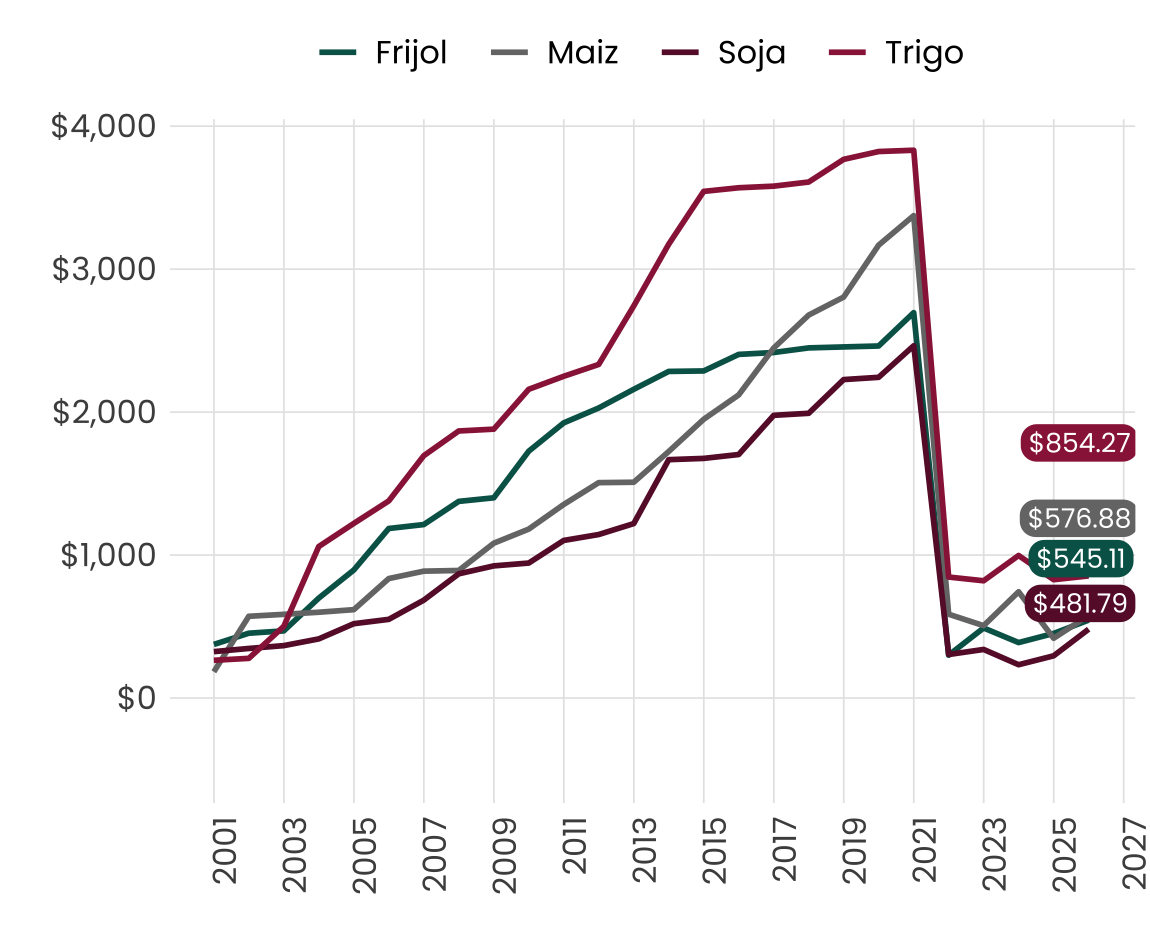

This figure's R source:
#------------------------------------------------------------------------------#
# Proyecto:                       Líneas
#
# Responble: Tabata
# Fecha de creación: 3 de abril de 2025 
# Última actualización: 30 de abril de 2025
#------------------------------------------------------------------------------#
#-------------------------------------------------------------------------------


#------------------------------------------------------------------------------#
# 00. Configuración inicial ---------------------------------------------------#
#------------------------------------------------------------------------------#

# Librerías 
require(pacman)
pacman::p_load(tidyverse, sf, scales, biscale, cowplot, RColorBrewer, 
               viridis, lubridate, showtext)

### Paleta de color
# Colores estilo limpio
verde_base <- "#10302C"
rojo_maximo <- "#8B0000"
blanco <- "white"
azul_linea <- "#2F5597"
naranja_linea <- "#D55E00"

# - > Colores categóricos
# Al gráficar datos que comparen países u otros sectores se utilizarán estos 
# degradados. (En caso de requerir colores adiciones, se solicitan a diseño)

categoricos <- c("#018477","#00AF9D","#5E000E","#830B1A","#59c959","#ACE5AC",
                 "#BD0000","#C51228","#FFC0CC","#FF6666","#00008B","#3939C4",
                 "#65087C", "#854991")

#------------------------------------------------------------------------------#
# 01. Lineal ------------------------------------------------------------------#
#------------------------------------------------------------------------------#

library(legendry)
library(ggh4x) # para poner doble línea en el eje x

set.seed(001)  # seed

# Generamos observaciones con exactamente 12 meses por año
df5 <- data.frame(
  Fecha = seq(as.Date("2018-01-01"), as.Date("2025-03-01"), by = "1 month"),
  y = round(runif(87, min = 10000, max = 20000), 2)  # Valores aleatorios entre 10,000 y 20,000
)

ultimo_punto5 <- df5 %>% slice_tail(n = 1)

# Fuente local
font_add("Poppins", "~/Desktop/plantillas/python/agrupadasyapiladas/fonts/poppins/Poppins-Regular.ttf")
showtext_auto()

# Tema visual tipo matplotlib limpio
tema_estilo_multilinea <- function() {
  theme_minimal(base_family = "Poppins") +
    theme(
      plot.title = element_text(size = 14, face = "bold", color = "black"),
      axis.text = element_text(size = 10, color = "#4D4D4D"),
      axis.title = element_blank(),
      axis.text.x = element_text(angle = 90, hjust = 1),
      panel.grid.major = element_line(color = "#E5E5E5", linewidth = 0.3),
      panel.grid.minor = element_blank(),
      panel.background = element_rect(fill = "white", color = NA),
      plot.background = element_rect(fill = "white", color = NA),
      legend.position = "top",
      legend.title = element_blank(),
      legend.text = element_text(size = 10),
      axis.ticks = element_blank()
    )
}

# Base de datos
datos <- read_excel("~/Desktop/plantillas/rstudio/datos_graficas/SalarioMinimo.xlsx")
datos$fecha <- as.Date(datos$fecha)
datos <- datos %>% filter(year(fecha) >= 2023)

# Modelo de tendencia
modelo <- lm(total_def ~ fecha, data = datos)
datos$tendencia <- predict(modelo)

# Gráfica
grafica <- ggplot(datos, aes(x = fecha)) +
  geom_line(aes(y = total_def, color = "Observado"), linewidth = 1) +
  geom_line(aes(y = tendencia, color = "Tendencia"), linewidth = 1.2, linetype = "dashed") +
  geom_hline(yintercept = 0, color = "gray30", linewidth = 0.4) +
  scale_color_manual(values = c("Observado" = azul_linea, "Tendencia" = rojo_maximo)) +
  scale_x_date(date_labels = "%b %Y", date_breaks = "1 month", expand = expansion(mult = c(0.01, 0.01))) +
  scale_y_continuous(labels = dollar_format()) +
  tema_estilo_multilinea()

# Mostrar
print(grafica)

#------------------------------------------------------------------------------#
# 02. Multilineal -------------------------------------------------------------#
#------------------------------------------------------------------------------#

# Colores y tema
colores <- c("#006157", "#767676", "#671435", "#9B2247")
blanco <- "white"

set.seed(123)
fechas <- seq(as.Date("2000-12-31"), as.Date("2025-12-31"), by = "year")
n <- length(fechas)

df <- tibble(
  Fecha = fechas,
  Trigo = c(sort(runif(n - 5, 100, 4000)), runif(5, 500, 1000)),
  Maiz = c(sort(runif(n - 5, 100, 3500)), runif(5, 400, 800)),
  Frijol = c(sort(runif(n - 5, 100, 3000)), runif(5, 300, 700)),
  Soja = c(sort(runif(n - 5, 100, 2500)), runif(5, 100, 500))
)

# Transformar a formato largo
df_largo <- df %>%
  pivot_longer(cols = -Fecha, names_to = "variable", values_to = "valor")

# Últimos puntos para badge
etiquetas <- df_largo %>%
  group_by(variable) %>%
  filter(Fecha == max(Fecha)) %>%
  mutate(etiqueta = scales::dollar(valor))

# Crear badges bien distribuidos verticalmente
etiquetas <- df_largo %>%
  group_by(variable) %>%
  filter(Fecha == max(Fecha)) %>%
  ungroup() %>%
  arrange(desc(valor)) %>%  # ordenar globalmente por valor
  mutate(
    etiqueta = scales::dollar(valor),
    x_label = Fecha + lubridate::days(30),         # desplazar a la derecha
    y_label = valor + row_number() * -250           # separar verticalmente
  )

# Gráfica
ggplot(df_largo, aes(x = Fecha, y = valor, color = variable)) +
  geom_line(linewidth = 1) +
  geom_hline(yintercept = 0, color = "gray30", linewidth = 0.4) +
  scale_color_manual(values = colores) +
  geom_label(data = etiquetas,
             aes(x = x_label, y = y_label, label = etiqueta, fill = variable),
             color = blanco,
             family = "Poppins",
             size = 3.5,
             label.size = 0,
             label.r = unit(6, "pt"),
             hjust = 0.6,
             vjust = -4,
             show.legend = FALSE) +
  scale_fill_manual(values = colores) +
  scale_y_continuous(labels = scales::dollar_format()) +
  scale_x_date(date_labels = "%Y", date_breaks = "2 year") +
  tema_estilo_multilinea() +
  theme(axis.title.x = element_blank(), axis.title.y = element_blank())
